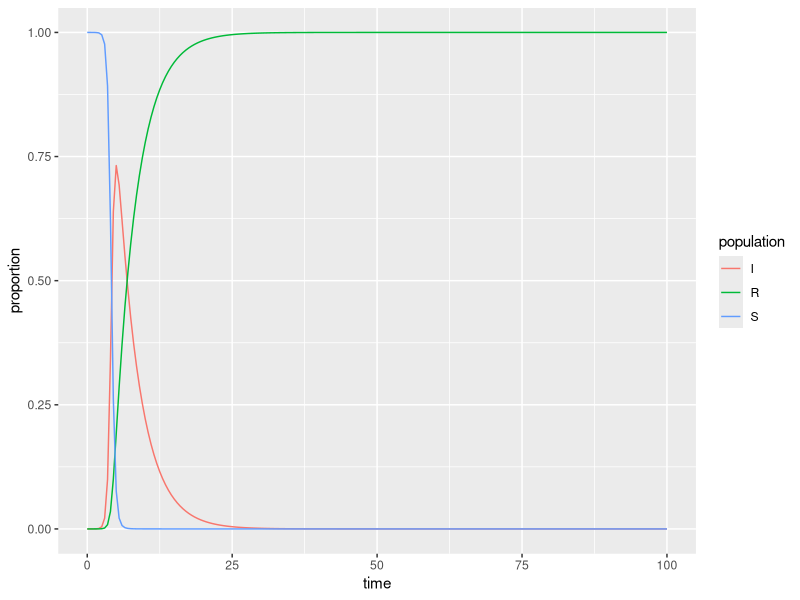

The R source for this figure:
## ---- chunk 1
knitr::opts_chunk$set(echo = TRUE)
library(tidyverse)
library(deSolve)
## ---- chunk 2
### Specify parameters

## Proportion in each compartment: Susceptible 0.999999, Infected 0.000001, Recovered 0 (these are directly from the example linked above)
init <- c(S = 1-1e-6, I = 1e-6, R = 0.0)

## beta: infection parameter; gamma: recovery parameter
parameters <- c(beta = 3.5, gamma = 0.261)

## Time frame
times      <- seq(0, 100, by = 0.5)
## ---- chunk 3
## Build the function with all 
sir <- function(time, state, parameters) {

  with(as.list(c(state, parameters)), {

    dS <- -beta * S * I
    dI <-  beta * S * I - gamma * I
    dR <-  gamma * I
    
    return(list(c(dS, dI, dR)))
  })
}
## ---- chunk 4
## Solve using `deSolve::ode()`
approximation <- ode(y = init, times = times, func = sir, parms = parameters)
## ---- chunk 5
## Get output into a data frame
approx_df <- as.data.frame(approximation)

## Pivot longer so R will do the work for us: 
approx_long <- approx_df %>% 
  pivot_longer(cols = S:R, names_to = "population", values_to = "proportion")

## ---- chunk 6
ggplot(data = approx_long, aes(x = time, y = proportion)) +
  geom_line(aes(color = population))
